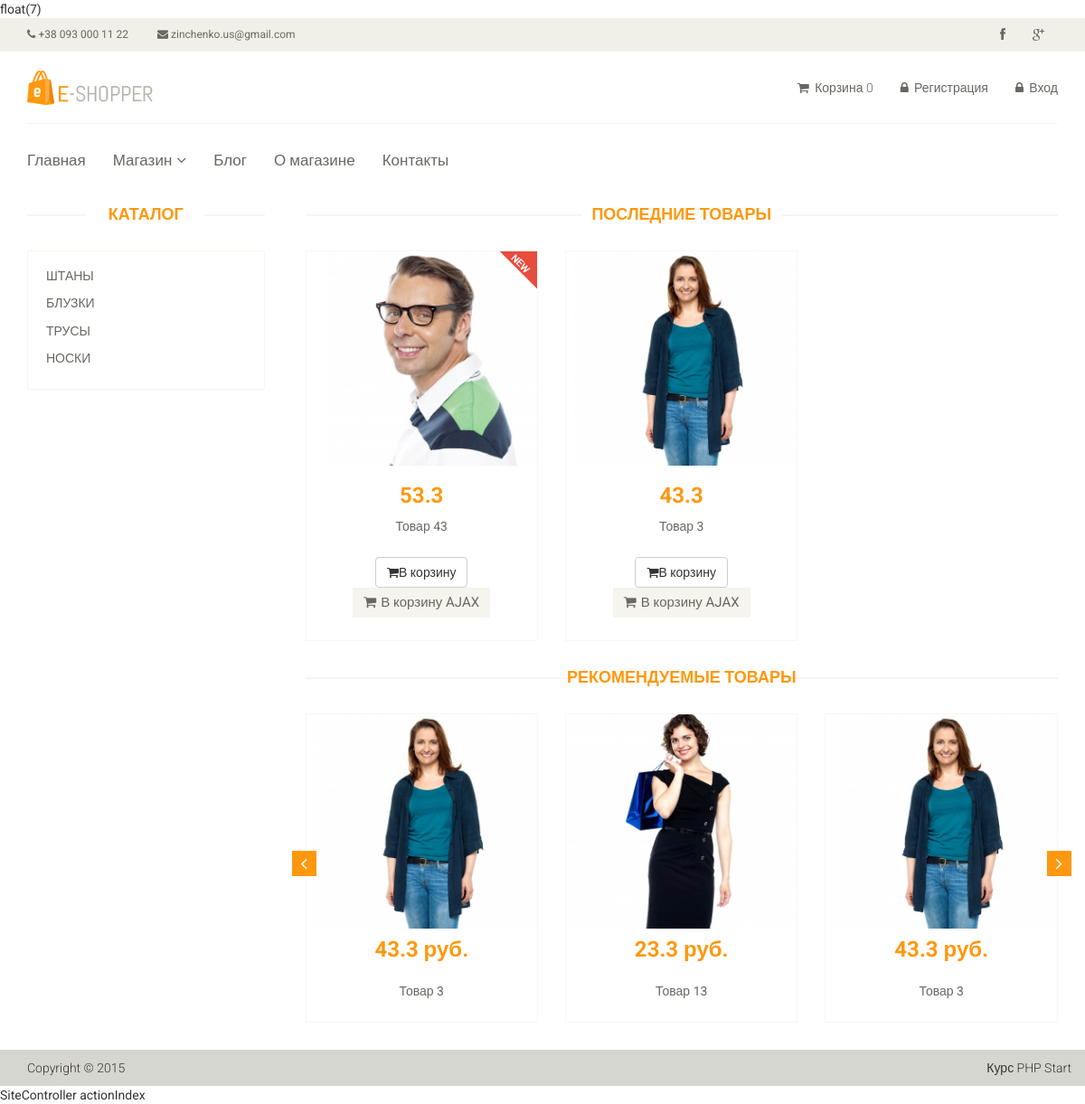
The page / on the database its author committed.
### tables this page shows
CREATE TABLE `category` (
  `id` int NOT NULL,
  `name` varchar(255) NOT NULL,
  `sort_order` int NOT NULL DEFAULT '0',
  `status` int NOT NULL DEFAULT '1'
);

CREATE TABLE `product` (
  `id` int NOT NULL,
  `name` varchar(255) NOT NULL,
  `category_id` int NOT NULL,
  `code` int NOT NULL,
  `price` float NOT NULL,
  `availability` int NOT NULL,
  `brand` varchar(255) NOT NULL,
  `image` varchar(555) NOT NULL,
  `description` text NOT NULL,
  `is_new` int NOT NULL,
  `is_recommended` int NOT NULL,
  `status` int NOT NULL DEFAULT '1'
);

### controllers/SiteController.php (called while the page is built, shortened)
<?php
require_once ROOT . '/models/Category.php';
require_once ROOT . '/models/Product.php';
class SiteController
{
    function __construct()
    {
        $this->categoriesList = Category::getCategoriesList();
    }
    function actionIndex()
    {
        $productsList = Product::getLatestProducts(2);
        $recProductsList = Product::getRecProducts(3);
        require_once ROOT . '/views/site/index.php';
    }
}

### config/routes.php (called while the page is built)
<?php
return array(
    'product/([0-9]+)'=>'product/view/$1',
    'category/([0-9]+)/page-([0-9]+)'=>'catalog/showlist/$1/$2',
    'category/([0-9]+)' => 'catalog/showlist/$1',
    'category'=>'catalog/index',
    'cart/add/([0-9]+)'=>'cart/add/$1',
    'cart/addAjax/([0-9]+)'=>'cart/addAjax/$1',
    'cart/removeAjax/([0-9]+)'=>'cart/removeAjax/$1',
    'cart/remove/([0-9]+)'=>'cart/remove/$1',
    'cart/checkout'=>'cart/checkout/',
    'cart'=>'cart/showme',
    'blog/([0-9]+)'=>'blog/view/$1',
    'blog'=>'blog/index',
    'user/register'=>'user/register',
    'user/login'=>'user/login',
    'user/edit'=>'user/edit',
    'user/history'=>'user/history',
    'user/cabinet'=>'cabinet/index',
    'user/logout'=>'user/logout',
    'contacts'=>'site/contacts',
    '([a-z]+)'=>'notFound/index/$1',
    ''=>'site/index',
);

### models/Category.php (called while the page is built)
<?php
class Category
{
    public static function getCategoriesList()
    {
        $categories = array();
        $db = Db::getConnection();
        $query = 'SELECT * FROM category ORDER BY sort_order DESC';
        $result = mysqli_query($db, $query);
        while ($row = mysqli_fetch_assoc($result)) {
            $categories[] = $row;
        }
        return $categories;
    }
}

### index.php (called while the page is built, shortened)
<?php
var_dump(floor( (0.1 + 0.7) * 10 ));
require_once ROOT . '/autoload.php';
$router = new Router();
$router->run();

### models/Product.php (called while the page is built, shortened)
<?php
class Product
{
    public static function getLatestProducts($count = self::SHOW_BY_DEFAULT)
    {
        $count = intval($count);
        $db = Db::getConnection();
        $productsList = array();
        $query = 'SELECT * FROM product WHERE status = 1 ORDER BY id DESC LIMIT ' . $count;
        $result = mysqli_query($db, $query);
        while ($row = mysqli_fetch_assoc($result)) {
            $productsList[] = $row;
        }
        return $productsList;
    }
    public static function getRecProducts($count = self::SHOW_BY_DEFAULT)
    {
        $count = intval($count);
        $db = Db::getConnection();
        $productsList = array();
        $query = 'SELECT * FROM product WHERE status = 1 AND is_recommended=1 ORDER BY id DESC LIMIT ' . $count;
        $result = mysqli_query($db, $query);
        while ($row = mysqli_fetch_assoc($result)) {
            $productsList[] = $row;
        }
        return $productsList;
    }
}

### autoload.php (called while the page is built, shortened)
<?php
function autoload($className)
{
    $arrayPaths = array(
        'config',
        'models'
    );
    foreach ($arrayPaths as $path) {
        $path = ROOT . '/' . $path . '/' . $className . '.php';
    }
}

### models/User.php (called while the page is built, shortened)
<?php
class User
{
    public static function isLogged()
    {
        if (isset($_SESSION['auth'])) {
            return $_SESSION['auth'];
        } else {
            return false;
        }
    }
}

### models/Cart.php (called while the page is built, shortened)
<?php
class Cart
{
    public static function counter()
    {
        $counter = 0;
        return $counter;
    }
}

### views/site/index.php (the view)
<?
require_once ROOT . '/views/include/header.php';
?>
    <section>
        <div class="container">
            <div class="row">
                <div class="col-sm-3">
                    <div class="left-sidebar">
                        <h2>Каталог</h2>
                        <div class="panel-group category-products">
                            <?
                            foreach ($this->categoriesList as $key => $item) {
                                ?>
                                <div class="panel panel-default">
                                    <div class="panel-heading">
                                        <h4 class="panel-title"><a
                                                    href="/category/<?= $item['id'] ?>"><?= $item['name'] ?></a></h4>
                                    </div>
                                </div>
                                <?
                            }
                            ?>
                        </div>
                    </div>
                </div>
                <div class="col-sm-9 padding-right">
                    <div class="features_items">
                        <h2 class="title text-center">Последние товары</h2>
                        <? foreach ($productsList as $key => $item): ?>
                            <div class="col-sm-4">
                                <div class="product-image-wrapper">
                                    <div class="single-products">
                                        <div class="productinfo text-center">
                                            <a href="/product/<?= $item['id'] ?>"><img src="<?= $item['image'] ?>"
                                                                                       alt=""/></a>
                                            <h2><?= $item['price'] ?></h2>
                                            <p><?= $item['name'] ?></p>
                                            <a href="/cart/add/<?= $item['id'] ?>" class="btn btn-default add-to-cart1"><i
                                                        class="fa fa-shopping-cart"></i>В корзину</a>
                                            <a href="#" class="btn btn-default add-to-cart"
                                               data-id="<?= $item['id'] ?>"><i
                                                        class="fa fa-shopping-cart"></i>В корзину AJAX</a>
                                        </div>
                                        <? if ($item['is_new']): ?>
                                            <img src="images/home/new.png" class="new" alt="">
                                        <? endif; ?>
                                    </div>
                                </div>
                            </div>
                        <? endforeach; ?>
                    </div>
                    <div class="recommended_items">
                        <h2 class="title text-center">Рекомендуемые товары</h2>
                        <div id="recommended-item-carousel" class="carousel slide" data-ride="carousel">
                            <div class="carousel-inner">
                                <div class="item active">
                                    <?
                                    if (isset($recProductsList)) {
                                        foreach ($recProductsList as $item) {
                                            ?>
                                            <div class="col-sm-4">
                                                <div class="product-image-wrapper">
                                                    <div class="single-products">
                                                        <div class="productinfo text-center">
                                                            <img src="<?= $item['image'] ?>" alt=""/>
                                                            <h2><?= $item['price'] ?> руб. </h2>
                                                            <p><?= $item['name'] ?></p>
                                                        </div>
                                                    </div>
                                                </div>
                                            </div>
                                            <?
                                        }
                                    }
                                    ?>
                                </div>
                            </div>
                            <a class="left recommended-item-control" href="#recommended-item-carousel"
                               data-slide="prev">
                                <i class="fa fa-angle-left"></i>
                            </a>
                            <a class="right recommended-item-control" href="#recommended-item-carousel"
                               data-slide="next">
                                <i class="fa fa-angle-right"></i>
                            </a>
                        </div>
                    </div>
                </div>
            </div>
        </div>
    </section>
<?php
require_once ROOT . '/views/include/footer.php';

### config/Router.php (shortened to what this page needs)
<?php
class Router
{
    private $routes;
    public function __construct()
    {
        $routesPath = ROOT . '/config/routes.php';
        $this->routes = require_once($routesPath);
    }
    private function getURI()
    {
        if ($_SERVER['REQUEST_URI']) {
            return trim($_SERVER['REQUEST_URI'], '/');
        }
    }
    public function run()
    {
        $uri = $this->getURI();
        foreach ($this->routes as $route => $item) {
            if (preg_match("~$route~", $uri)) {
                $internalRoute = preg_replace("~$route~", $item, $uri);
                $segments = explode("/", $internalRoute);
                $controllerName = array_shift($segments) . 'Controller';
                $controllerName = ucfirst($controllerName);
                $actionName = 'action' . ucfirst(array_shift($segments));
            }
            if (isset($actionName) && $controllerName) {
                $filename = ROOT . '/controllers/' . $controllerName . '.php';
                if (file_exists($filename)) {
                    $controller = new $controllerName();
                    if(method_exists($controller, $actionName)) {
                        echo call_user_func_array(array($controller, $actionName), $segments);
                    }
                    break;
                }
            }
        }
    }
}

### views/include/header.php (shortened to what this page needs)
<!DOCTYPE html>
<html lang="en">
<head>
    <link href="css/bootstrap.min.css" rel="stylesheet">
    <link href="css/font-awesome.min.css" rel="stylesheet">
    <link href="css/prettyPhoto.css" rel="stylesheet">
    <link href="css/price-range.css" rel="stylesheet">
    <link href="css/animate.css" rel="stylesheet">
    <link href="css/main.css" rel="stylesheet">
    <link href="css/responsive.css" rel="stylesheet">
</head>
<body>
<header id="header">
    <div class="header_top">
        <div class="container">
            <div class="row">
                <div class="col-sm-6">
                    <div class="contactinfo">
                        <ul class="nav nav-pills">
                            <li><a href="#"><i class="fa fa-phone"></i> +38 093 000 11 22</a></li>
                            <li><a href="#"><i class="fa fa-envelope"></i> zinchenko.us@gmail.com</a></li>
                        </ul>
                    </div>
                </div>
                <div class="col-sm-6">
                    <div class="social-icons pull-right">
                        <ul class="nav navbar-nav">
                            <li><a href="#"><i class="fa fa-facebook"></i></a></li>
                            <li><a href="#"><i class="fa fa-google-plus"></i></a></li>
                        </ul>
                    </div>
                </div>
            </div>
        </div>
    </div>
    <div class="header-middle">
        <div class="container">
            <div class="row">
                <div class="col-sm-4">
                    <div class="logo pull-left">
                        <a href="/"><img src="images/home/logo.png" alt=""/></a>
                    </div>
                </div>
                <div class="col-sm-8">
                    <div class="shop-menu pull-right">
                        <ul class="nav navbar-nav">
                            <li><a href="/cart/"><i class="fa fa-shopping-cart"></i> Корзина <span id="counter"><?=Cart::counter()?></span></a></li>
                        <? if (User::isLogged()): ?>
                            <li><a href="/user/cabinet"><i class="fa fa-user"></i> Аккаунт</a></li>
                            <li><a href="/user/logout"><i class="fa fa-lock"></i> Выход</a></li>
                        <? else: ?>
                            <li><a href="/user/register"><i class="fa fa-lock"></i> Регистрация</a></li>
                            <li><a href="/user/login"><i class="fa fa-lock"></i> Вход</a></li>
                        <? endif; ?>
                        </ul>
                    </div>
                </div>
            </div>
        </div>
    </div>
    <div class="header-bottom">
        <div class="container">
            <div class="row">
                <div class="col-sm-12">
                    <div class="mainmenu pull-left">
                        <ul class="nav navbar-nav collapse navbar-collapse">
                            <li><a href="/">Главная</a></li>
                            <li class="dropdown"><a href="#">Магазин<i class="fa fa-angle-down"></i></a>
                            </li>
                            <li><a href="/blog/">Блог</a></li>
                            <li><a href="/about/">О магазине</a></li>
                            <li><a href="/contacts/">Контакты</a></li>
                        </ul>
                    </div>
                </div>
            </div>
        </div>
    </div>
</header>

### views/include/footer.php (shortened to what this page needs)
<footer id="footer">
    <div class="footer-bottom">
        <div class="container">
            <div class="row">
                <p class="pull-left">Copyright © 2015</p>
                <p class="pull-right">Курс PHP Start</p>
            </div>
        </div>
    </div>
</footer>
</body>
</html>

### rows shown on the page
category: name "ШТАНЫ"
category: name "БЛУЗКИ"
category: name "ТРУСЫ"
category: name "НОСКИ"
product: image (picture), price "53.3", name "Товар 43", is_new 1 (drawn)
product: image (picture), price "43.3", name "Товар 3"
product: image (picture), price "23.3", name "Товар 13"
product: image (picture), price "43.3", name "Товар 3"
